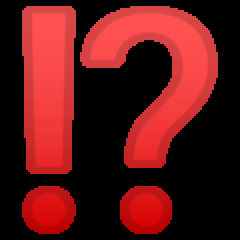
#> input picture resources/deepfry/chars/exclamation-question-mark_2049.png, 120 x 120 px (shown 2 times larger)
$ python -i fryer.py   (imports and definitions only)   (older library calls are emulated)
#> lines starting #> are read from the running program, lines starting #| are printed output that depends on the picture; after the words box and inside, x2 and y2 are one past the last pixel; in counts of white or black regions, pixels touching at a corner belong together
### objects/Logger.py
import logging
import os
import pathlib
import platform
import sys

__all__: list[str] = [
    "discordLogger",
    "initializeAsyncLogging",
    "initializeLogging",
    "is_debugging",
]

if "Windows" in platform.platform():
    log_path: str = "logs"
else:
    log_path = "/home/botfrost/bot/logs"


def is_debugging() -> bool:
    if "bypass" in sys.argv:
        return False
    else:
        return "Windows" in platform.platform()


def discordLogger(name: str, level: int) -> logging.Logger:
    root_logger: logging.Logger = logging.getLogger("root")
    root_logger.setLevel(level=level)

    logger: logging.Logger = logging.getLogger(name=name)
    logger.setLevel(level=level)

    logging.debug(
        f"Created [{str(logger.name).upper()}] logger with [{logger.level}] level"
    )
    return logger


# [51 lines left out: functions initializeLogging, initializeAsyncLogging, not called in this run]

### helpers/fryer.py
from __future__ import annotations

import logging
import math
import os
from typing import Any

import cv2
import numpy
from PIL import Image
from PIL.Image import Image as ImgImg
from numpy import random

from objects.Logger import discordLogger, is_debugging

logger = discordLogger(
    name=__name__,
    level=logging.DEBUG if is_debugging() else logging.INFO,
)

__all__: list[str] = ["fry_image"]

face_cascade = cv2.CascadeClassifier(
    os.path.join(cv2.data.haarcascades, "haarcascade_frontalface_default.xml")
)
eye_cascade = cv2.CascadeClassifier(
    os.path.join(cv2.data.haarcascades, "haarcascade_eye.xml")
)

deepfry_path = "resources/deepfry/"


# Pass an image to fry, pretty self-explanatory
# [29 lines left out: function fry_image, not called in this run]


def find_chars(gray) -> list[tuple[Any, Any, Any, Any]]:
    logger.debug("Looking for characters")

    ret, mask = cv2.threshold(gray, 180, 255, cv2.THRESH_BINARY)
    image_final = cv2.bitwise_and(gray, gray, mask=mask)
    ret, new_img = cv2.threshold(image_final, 180, 255, cv2.THRESH_BINARY_INV)
    kernel = cv2.getStructuringElement(cv2.MORPH_CROSS, (3, 3))
    dilated = cv2.dilate(new_img, kernel, iterations=1)
    contours, hierarchy = cv2.findContours(
        dilated, cv2.RETR_EXTERNAL, cv2.CHAIN_APPROX_NONE
    )

    coords = []
    for contour in contours:
        [x, y, w, h] = cv2.boundingRect(contour)
        if w > 70 and h > 70:
            continue
        coords.append((x, y, w, h))

    logger.debug(f"Characters, if found, are here: {coords}")
    return coords


# [238 lines left out: functions find_eyes, add_flares, add_chars, add_emotes, change_contrast, add_noise and 2 more, not called in this run]


def random_file(path: str) -> str:
    return path + numpy.random.choice(os.listdir(path))


# [1 line not run here, left out]

>>> import cv2
>>> picture = cv2.imread('../resources/deepfry/chars/exclamation-question-mark_2049.png', cv2.IMREAD_GRAYSCALE)
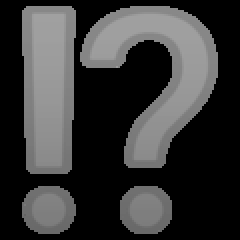
#> picture: shape (120, 120) (shown 2 times larger); min 0, max 160, mean 56
>>> result = find_chars(picture)
#> in find_chars, `ret, mask = cv2.threshold(gray, 180, 255, cv2.THRESH_BINARY)`: mask: shape (120, 120); every value is 0
#> in find_chars, `ret, new_img = cv2.threshold(image_final, 180, 255, cv2.THRESH_BINARY_..`: new_img: shape (120, 120); every value is 255
#> in find_chars, `contours, hierarchy = cv2.findContours( dilated, cv2.RETR_EXTERNAL, cv..`: contours = 1 contour; box (x1, y1, x2, y2) and area: (0, 0, 120, 120) 14161
#> the loop in find_chars, `for contour in contours:` made 1 pass
#> after the loop in find_chars, `for contour in contours:`: coords = []
#> result = []

$ run again, on resources/deepfry/emotes/clown_face.png
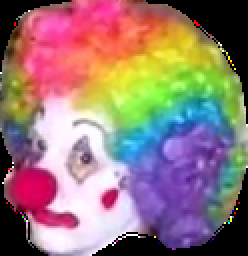
#> input picture resources/deepfry/emotes/clown_face.png, 124 x 128 px (shown 2 times larger)
#> in find_chars, `ret, mask = cv2.threshold(gray, 180, 255, cv2.THRESH_BINARY)`:
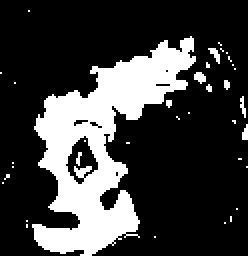
#> mask: shape (128, 124) (shown 2 times larger); 24.1% white; 36 white regions (33 under 20 px), largest, box (x1, y1, x2, y2) and area: (16, 18, 98, 128) 3656, (97, 36, 103, 42) 25, (104, 24, 110, 32) 23
#> in find_chars, `dilated = cv2.dilate(new_img, kernel, iterations=1)`:
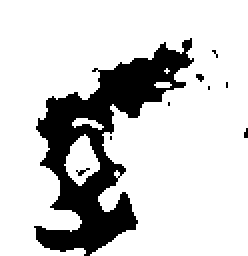
#> dilated: shape (128, 124) (shown 2 times larger); 80.6% white; 9 black regions (8 under 20 px)
#> contours = 5 contours, 2 with area under 20; largest, box (x1, y1, x2, y2) and area: (0, 0, 124, 128) 12008, (32, 67, 50, 93) 252, (36, 59, 52, 65) 34
#> the loop in find_chars, `for contour in contours:` made 5 passes
#> (x, y, w, h) on passes 1, 2, 3, 5: (32, 67, 18, 26), (36, 59, 16, 6), (77, 41, 9, 3), (0, 0, 124, 128)
#> after the loop in find_chars, `for contour in contours:`: coords = [(32, 67, 18, 26), (36, 59, 16, 6), (77, 41, 9, 3), (82, 34, 3, 3)]
#> result has the same summary as coords in find_chars
